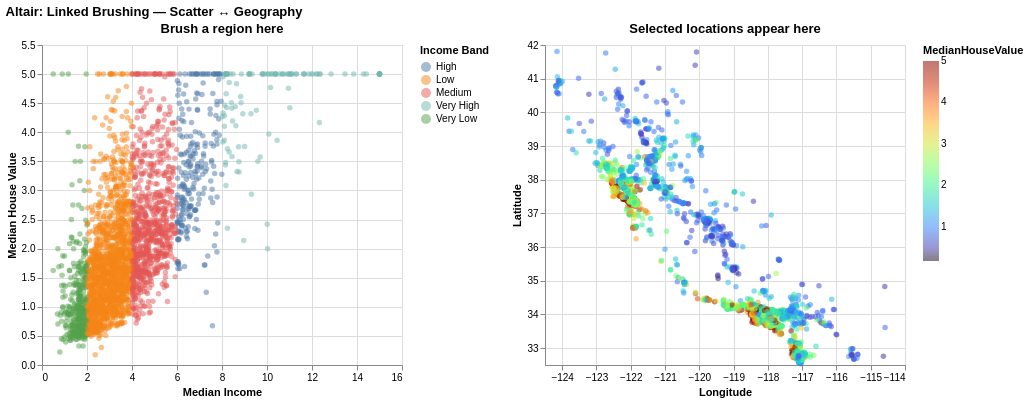

This figure's notebook cell:
### Code cell
# Altair Example 2: Linked brush — scatter selects points shown on map
brush = alt.selection_interval()

base = alt.Chart(altair_df).add_params(brush)

scatter = base.mark_circle(opacity=0.5).encode(
    x=alt.X("MedianIncome:Q", title="Median Income"),
    y=alt.Y("MedianHouseValue:Q", title="Median House Value"),
    color=alt.condition(brush, alt.Color("IncomeBand:N", legend=alt.Legend(title="Income Band")), alt.value("lightgray")),
    tooltip=["MedianIncome", "MedianHouseValue", "IncomeBand"]
).properties(width=360, height=320, title="Brush a region here")

geo = base.mark_circle(opacity=0.55).encode(
    x=alt.X("Longitude:Q", scale=alt.Scale(domain=[-124.5, -114])),
    y=alt.Y("Latitude:Q", scale=alt.Scale(domain=[32.5, 42])),
    color=alt.condition(brush, alt.Color("MedianHouseValue:Q", scale=alt.Scale(scheme="turbo")), alt.value("lightgray")),
    tooltip=["Longitude", "Latitude", "MedianHouseValue", "MedianIncome"]
).properties(width=360, height=320, title="Selected locations appear here")

(scatter | geo).properties(title="Altair: Linked Brushing — Scatter ↔ Geography")

### Figure 1 — Vega-Lite specification as saved in the notebook (floating-point values rounded to 4 significant figures; data arrays with more than 128 entries replaced by an {"elided": "..."} marker saying what was removed)
{"config": {"view": {"continuousWidth": 300, "continuousHeight": 300}}, "hconcat": [{"mark": {"type": "circle", "opacity": 0.5}, "encoding": {"color": {"condition": {"param": "param_54dd647193d9b3b3", "field": "IncomeBand", "legend": {"title": "Income Band"}, "type": "nominal"}, "value": "lightgray"}, "tooltip": [{"field": "MedianIncome", "type": "quantitative"}, {"field": "MedianHouseValue", "type": "quantitative"}, {"field": "IncomeBand", "type": "nominal"}], "x": {"field": "MedianIncome", "title": "Median Income", "type": "quantitative"}, "y": {"field": "MedianHouseValue", "title": "Median House Value", "type": "quantitative"}}, "height": 320, "name": "view_411782d7da0996f5_0", "title": "Brush a region here", "width": 360}, {"mark": {"type": "circle", "opacity": 0.55}, "encoding": {"color": {"condition": {"param": "param_54dd647193d9b3b3", "field": "MedianHouseValue", "scale": {"scheme": "turbo"}, "type": "quantitative"}, "value": "lightgray"}, "tooltip": [{"field": "Longitude", "type": "quantitative"}, {"field": "Latitude", "type": "quantitative"}, {"field": "MedianHouseValue", "type": "quantitative"}, {"field": "MedianIncome", "type": "quantitative"}], "x": {"field": "Longitude", "scale": {"domain": [-124.5, -114]}, "type": "quantitative"}, "y": {"field": "Latitude", "scale": {"domain": [32.5, 42]}, "type": "quantitative"}}, "height": 320, "name": "view_7b68fde86f663909_1", "title": "Selected locations appear here", "width": 360}], "data": {"name": "data-98476e67e71377fb6aa9a7899eb5d79e"}, "params": [{"name": "param_54dd647193d9b3b3", "select": {"type": "interval"}, "views": ["view_411782d7da0996f5_0", "view_7b68fde86f663909_1"]}], "title": "Altair: Linked Brushing — Scatter ↔ Geography", "$schema": "https://vega.github.io/schema/vega-lite/v6.1.0.json", "datasets": {"data-98476e67e71377fb6aa9a7899eb5d79e": {"elided": "3000 records"}}}
